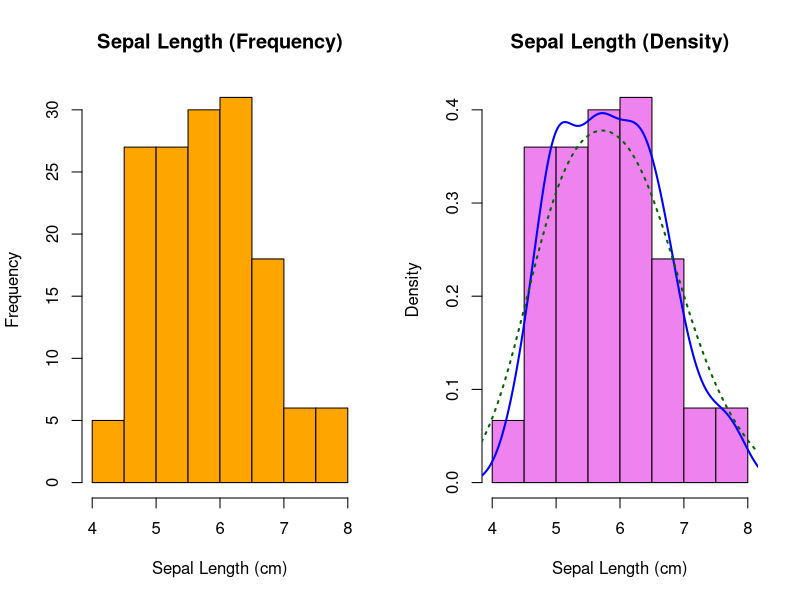
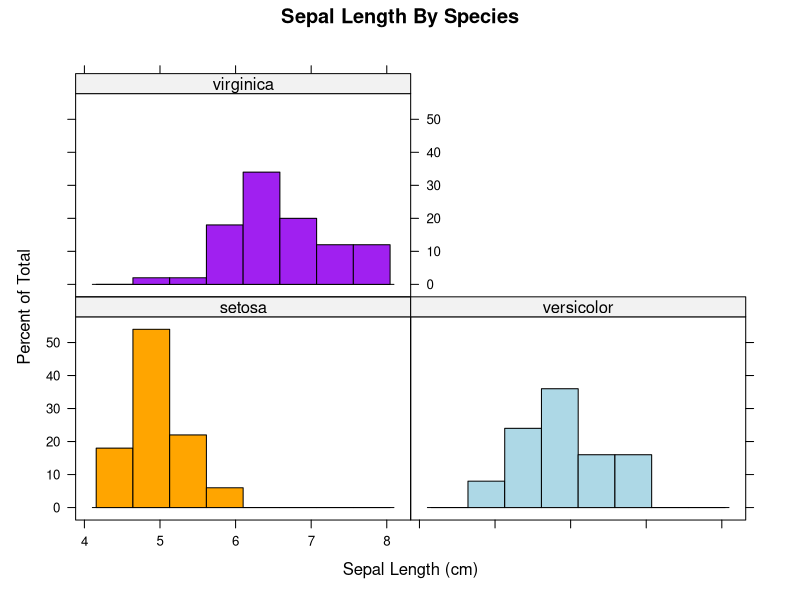
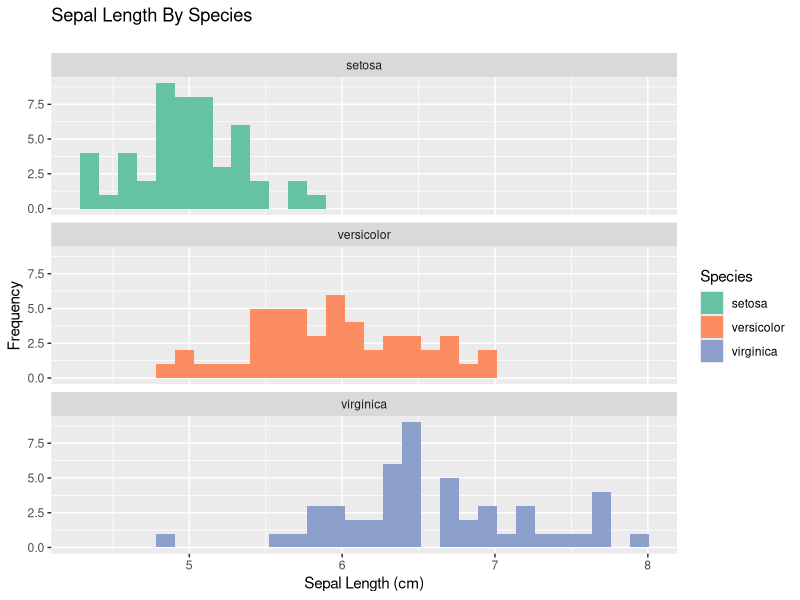
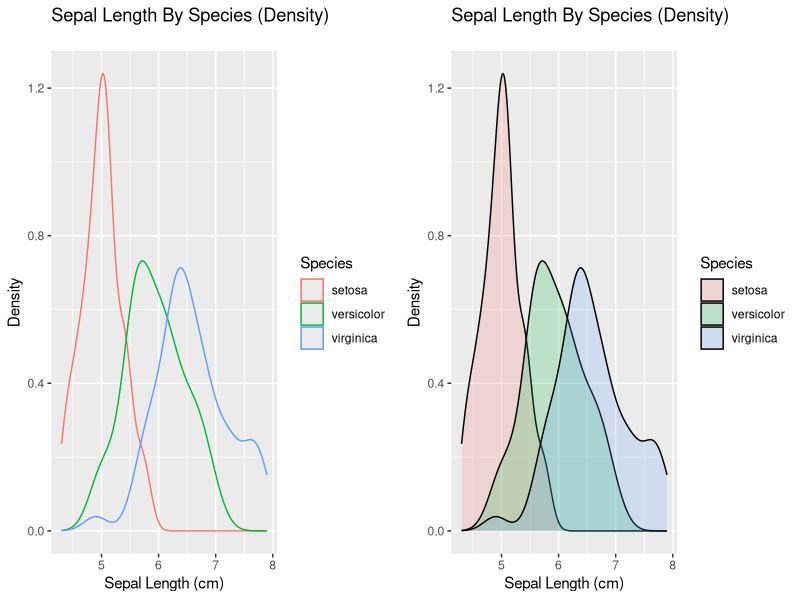
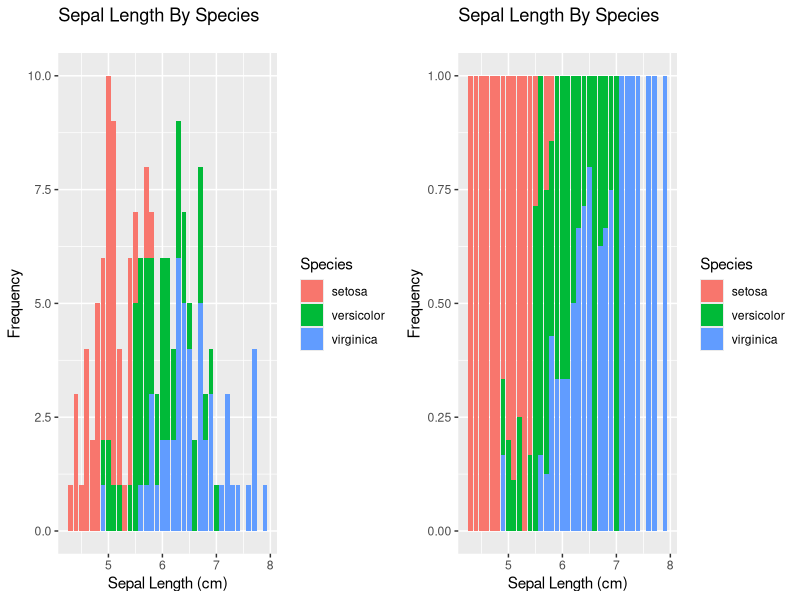

Write the R code that produced these figures, in order.
## ---- chunk 1
library(lattice)
library(ggplot2)
library(knitr)
library(gridExtra)
knitr::opts_chunk$set(tidy=T, 
               fig.width=8,
               fig.height=6,
               fig.align='center',
               warning=FALSE,
               message=FALSE,
               echo=TRUE)
options(width = 120)
## ---- chunk 2
data(iris); attach(iris)
## ---- chunk 3
par(mfrow=c(1,2))
hist(Sepal.Length, col="orange", 
     main="Sepal Length (Frequency)",
     xlab="Sepal Length (cm)")
hist(Sepal.Length, prob=TRUE, col="violet", 
     main="Sepal Length (Density)",
     xlab="Sepal Length (cm)") 
lines(density(Sepal.Length), col="blue", lwd=2)
lines(density(Sepal.Length, adjust=2), lty="dotted", col="darkgreen", lwd=2)
par(mfrow=c(1,1))
## ---- chunk 4
histogram(~ Sepal.Length | Species,
          col=c("orange","lightblue","purple"),
          main="Sepal Length By Species",
          xlab="Sepal Length (cm)",
          panel=function(x, col=col,...){
            panel.histogram(x,col=col[packet.number()],...)
          })
## ---- chunk 5
ggplot(data = iris, aes(x=Sepal.Length)) +
  geom_histogram(aes(fill=Species)) +
  scale_fill_brewer(palette="Set2") +
  facet_wrap( ~ Species, ncol=1) +
  xlab("Sepal Length (cm)") +
  ylab("Frequency") +
  ggtitle("Sepal Length By Species\n")

p1 = ggplot(data = iris, aes(x=Sepal.Length, colour=Species)) + 
    geom_density() + 
    xlab("Sepal Length (cm)") +
    ylab("Density")  + 
    ggtitle("Sepal Length By Species (Density)\n") +
    theme(plot.title = element_text(lineheight=.8, face="plain"))



p2 = ggplot(data = iris, aes(x=Sepal.Length, fill=Species)) + 
    geom_density(alpha=0.2) + 
    xlab("Sepal Length (cm)") +
    ylab("Density")  + 
    ggtitle("Sepal Length By Species (Density)\n") +
    theme(plot.title = element_text(lineheight=.8, face="plain"))

grid.arrange(p1,p2,ncol=2)

p1 = ggplot(data = iris, aes(x=Sepal.Length, fill=Species)) +
  geom_bar()+
  xlab("Sepal Length (cm)") +
  ylab("Frequency") +
  ggtitle("Sepal Length By Species\n")

p2 = ggplot(data = iris, aes(x=Sepal.Length, fill=Species)) +
  geom_bar(position="fill")+
  xlab("Sepal Length (cm)") +
  ylab("Frequency") +
  ggtitle("Sepal Length By Species\n")

grid.arrange(p1,p2,ncol=2)
